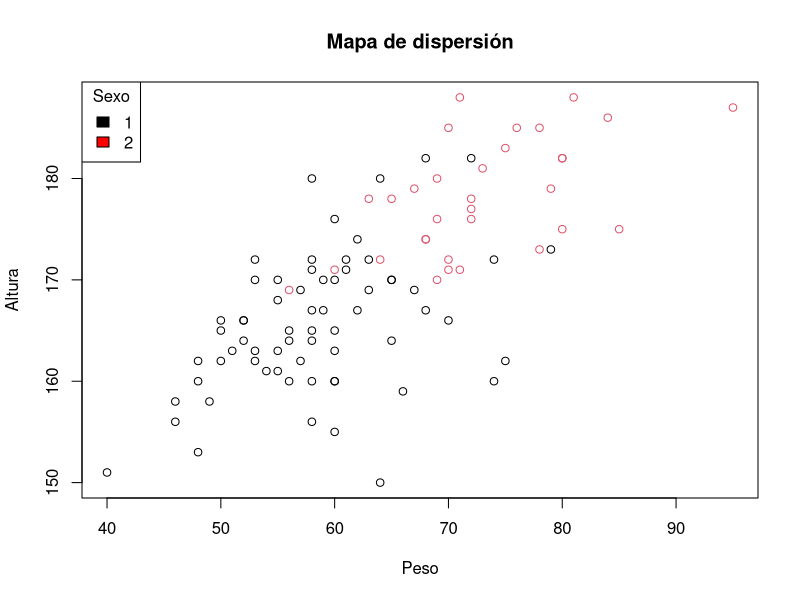
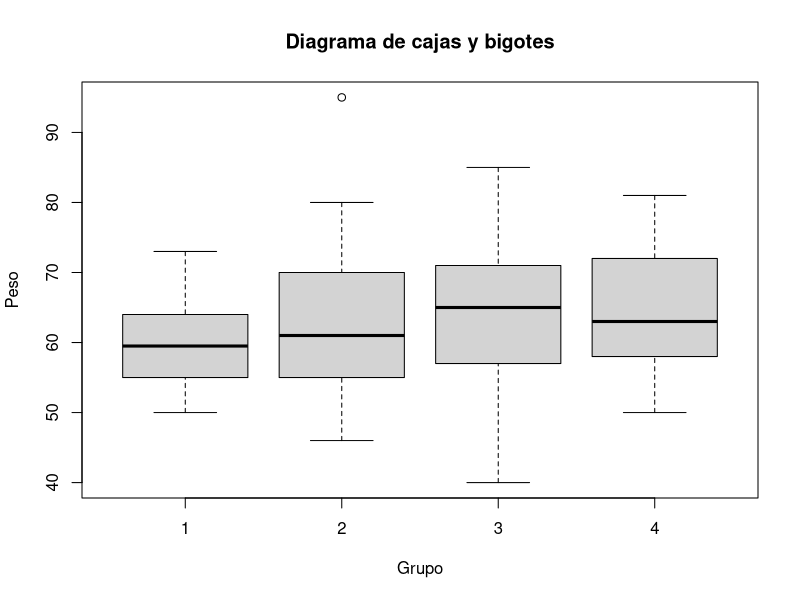
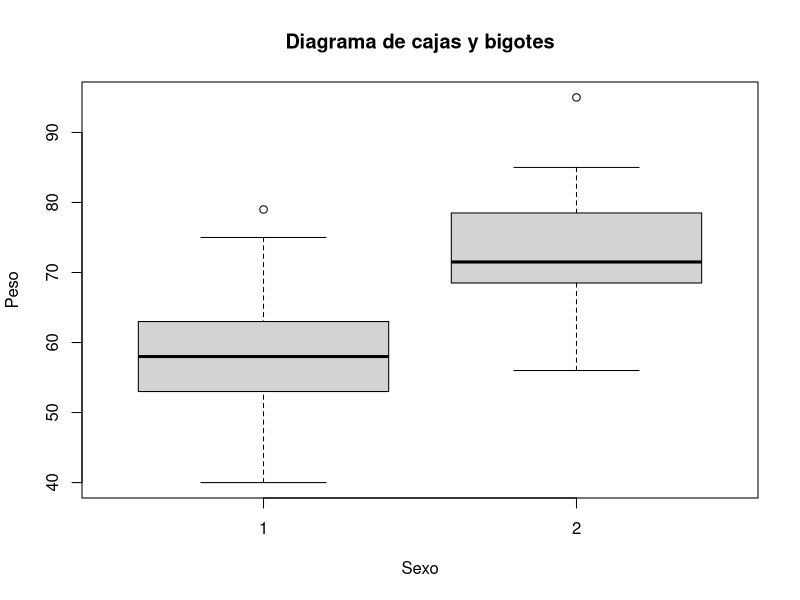
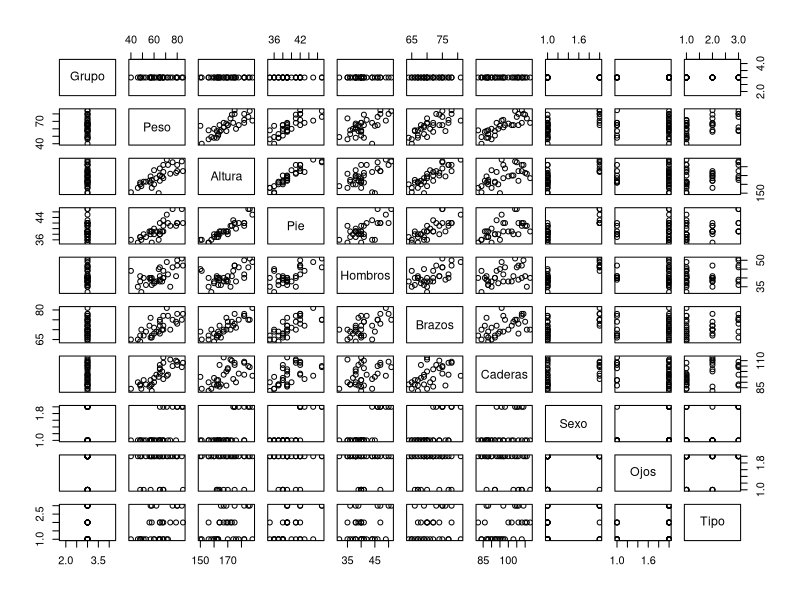
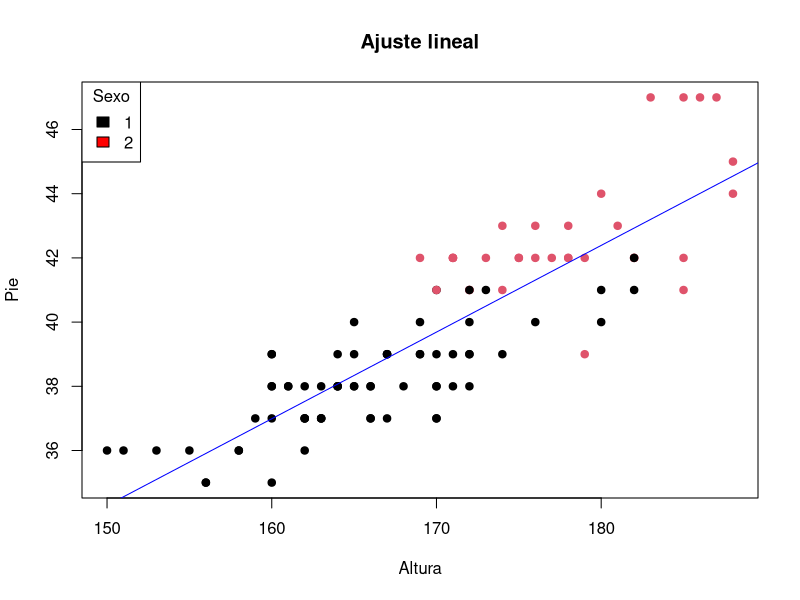

Write R code to recreate these figures, in order.
#JULIO DAVID RUIZ MENDOZA   06.05.2021

#Paquetes
library("tibble")
library("dplyr")


#1. Leer el fichero biom2003.csv y asignarlo al objeto biom2003

biom2003 <- read.csv2("biom2003.csv")


#2. Mostrar las 10 primeras filas de biom2003

head(biom2003, 10)


#3. Mostrar la estructura del objeto biom2003

str(biom2003)


#4. Cambiar el tipo de int a factor de las variables Grupo, Sexo, Ojos y Tipo. Comprobar que se ha
#cambiado correctamente.

biom2003$Grupo <-  as.factor(biom2003$Grupo) 
biom2003$Sexo <-  as.factor(biom2003$Sexo)
biom2003$Ojos <-  as.factor(biom2003$Ojos)
biom2003$Tipo <-  as.factor(biom2003$Tipo)

class(biom2003$Grupo)
is.factor(biom2003$Sexo)
str(biom2003)


#5. Generar un resumen de estadística básica del objeto biom2003

summary(biom2003)


#6. Representar mediante un diagrama de dispersión o de puntos las variables Peso y Altura

plot(biom2003$Peso, biom2003$Altura, xlab = "Peso", ylab = "Altura",
     main = "Mapa de dispersión", col=biom2003$Sexo)
legend(x = "topleft", legend = c("1", "2"), fill = c("Black", "Red"), title = "Sexo")


#7. Representar gráficamente mediante un diagrama de cajas y bigotes, el Peso por Grupo y por Sexo

plot(biom2003$Grupo, biom2003$Peso, xlab="Grupo", ylab="Peso",
     main="Diagrama de cajas y bigotes")
plot(biom2003$Sexo, biom2003$Peso, xlab="Sexo", ylab="Peso",
     main="Diagrama de cajas y bigotes")


#8. Seleccionar los individuos (registros) del grupo 3, se asignan al objeto biom2003g3 y se representan 
#gráficamente todas las variables 

biom2003g3 <- biom2003[biom2003$Grupo==3,]
plot(biom2003g3)


#9. Seleccionar todos los individuos con una altura superiora 175 cm. La selección se guarda en el objeto
#biomAltos y se genera un resumen de estadística básica por grupos

biomAltos <- biom2003[biom2003$Altura > 175,]
summary(biomAltos)


#10. Genera un modelo lineal que relacione la variable Pie con la variable Altura. Guardarlo en el objeto
#modelo y mostrar el resumen de modelo (hasta 1 punto).

modelo <- lm(biom2003$Pie~biom2003$Altura)
modelo
summary(modelo)


#11. Representar la recta de regresión del objeto modelo sobre el diagrama de puntos de las variables Pie y
#Altura

plot(biom2003$Altura, biom2003$Pie, xlab = "Altura", ylab = "Pie",
     main = "Ajuste lineal",
     col= biom2003$Sexo, pch= 19 )
legend(x = "topleft", legend = c("1", "2"), fill = c("Black", "Red"),
       title = "Sexo")
abline(modelo, col="blue")

